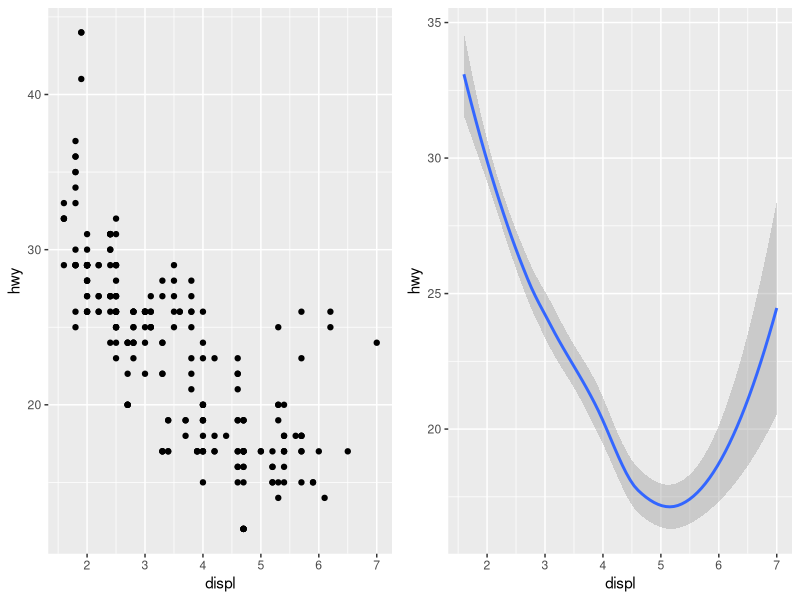
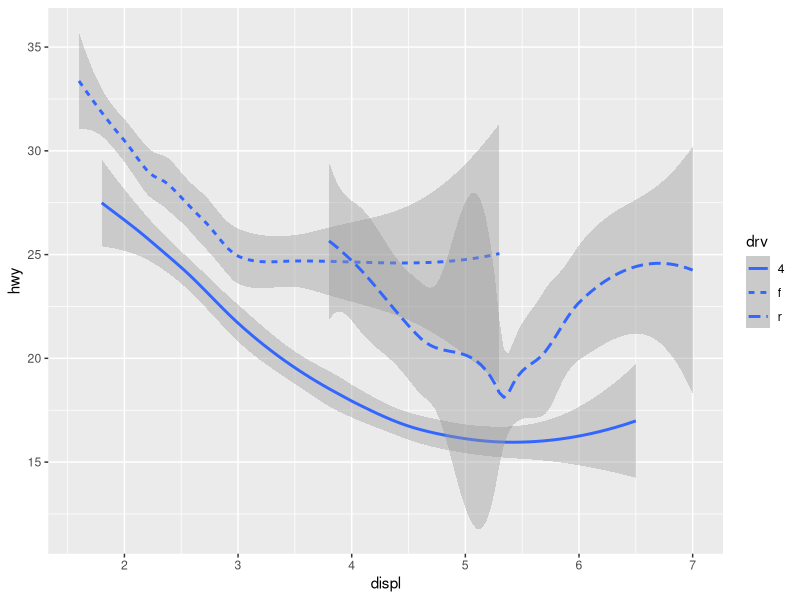
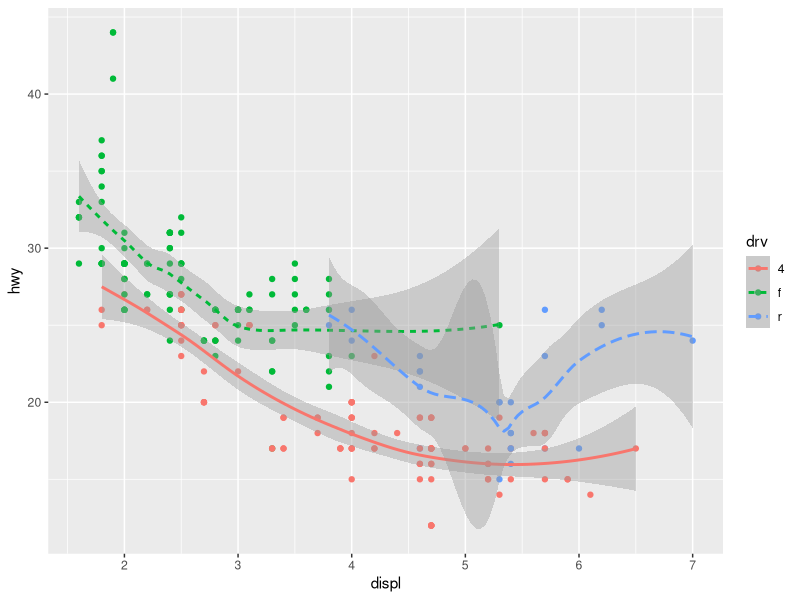
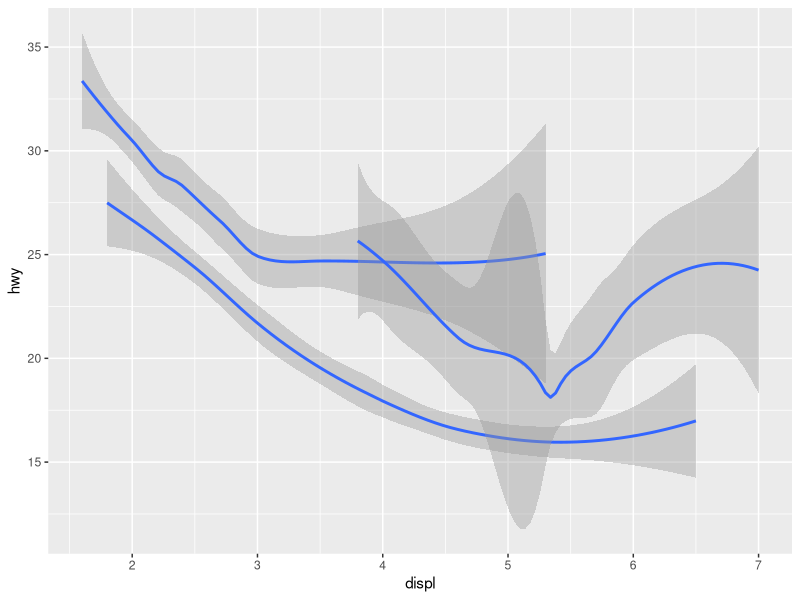
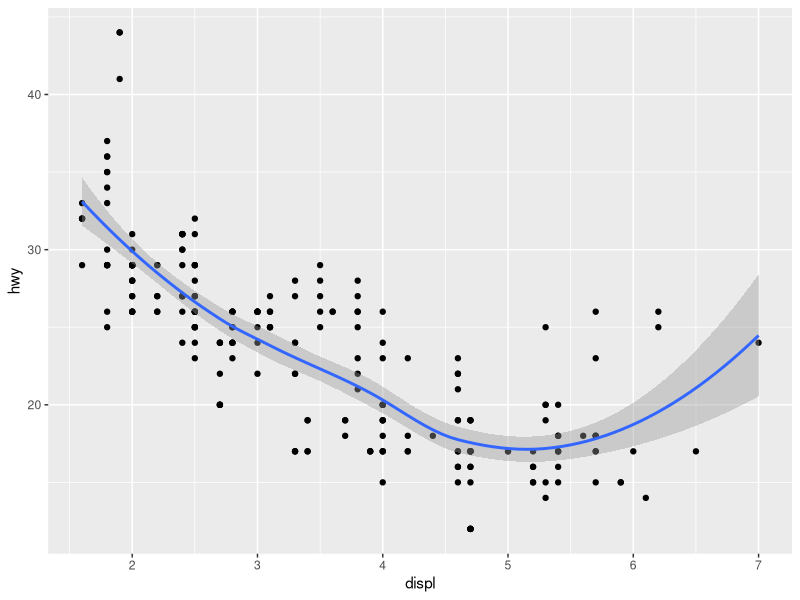
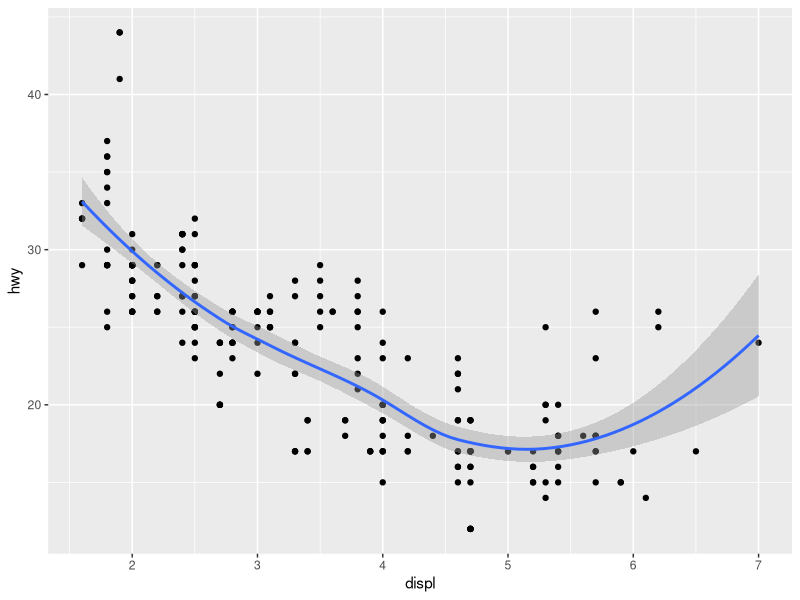
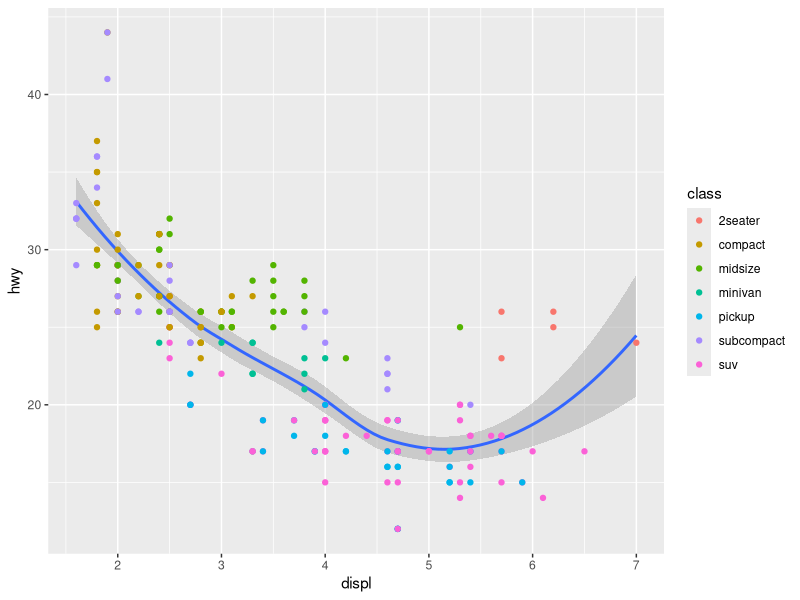
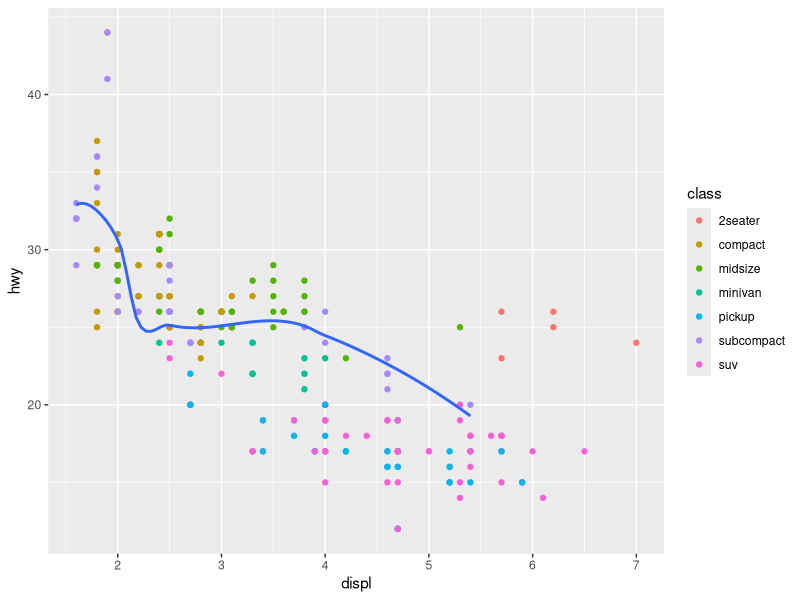

Source code (R) for these figures, in order: (Note: this script raises an error after producing the figures.)
## ---- chunk 1

knitr::opts_chunk$set(echo = TRUE, cache= TRUE, autodep = TRUE)
library(tidyverse)
library(gridExtra)
## ---- chunk 2
#par(mfcol=c(1:2))
plot1 <- ggplot(data = mpg) + 
  geom_point(mapping = aes(x = displ, y = hwy))

plot2 <- ggplot(data = mpg) + 
  geom_smooth(mapping = aes(x = displ, y = hwy))

grid.arrange(plot1, plot2, nrow=1, ncol=2)
## ---- chunk 3
ggplot(data = mpg) + 
  geom_smooth(mapping = aes(x = displ, y = hwy, linetype = drv))#linetype
## ---- chunk 4
ggplot(data = mpg) + 
  geom_point(mapping = aes(x = displ, y = hwy, color = drv)) + 
  geom_smooth(mapping = aes(x = displ, y = hwy, linetype = drv, color = drv))
## ---- chunk 5
ggplot(data = mpg) +
  geom_smooth(mapping = aes(x = displ, y = hwy, group = drv))#No legend as linestyle
## ---- chunk 6
ggplot(data = mpg) + 
  geom_point(mapping = aes(x = displ, y = hwy)) +
  geom_smooth(mapping = aes(x = displ, y = hwy))#introduces some duplication

ggplot(data = mpg, mapping = aes(x = displ, y = hwy)) + 
  geom_point() + 
  geom_smooth()
## ---- chunk 7
ggplot(data = mpg, mapping = aes(x=displ, y=hwy)) +
  geom_smooth() +
  geom_point(mapping = aes(color=class))
## ---- chunk 8
ggplot(data = mpg, mapping = aes(x = displ, y = hwy)) + 
  geom_point(mapping = aes(color = class)) + 
  geom_smooth(data = filter(mpg, class == "subcompact"), se = FALSE)
## ---- chunk 9
ggplot(data = diamonds) + 
  geom_bar(mapping = aes(x = cut))
#Many graphs, like scatterplots, plot the raw values of your dataset. Other graphs, like bar charts, calculate new values to plot
## ---- chunk 10
ggplot(data = diamonds) + 
  stat_count(mapping = aes(x = cut))
#This works because every geom has a default stat; and every stat has a default geom.
## ---- chunk 11
demo <- tribble(
  ~a,      ~b,
  "bar_1", 20,
  "bar_2", 30,
  "bar_3", 40
)

ggplot(data = demo) +
  geom_bar(mapping = aes(x = a, y = b), stat = "identity")
#This lets us map the height of the bars to the raw values of a y variable
## ---- chunk 12
ggplot(data = diamonds) + 
  geom_bar(mapping = aes(x = cut, y = ..prop.., group = 1))

## ---- chunk 13
ggplot(data = diamonds) + 
  stat_summary(
    mapping = aes(x = cut, y = depth),
    fun.ymin = min,
    fun.ymax = max,
    fun.y = median
  )
#ggplot2 provides over 20 stats for you to use. Each stat is a function
#?stat_bin
## ---- chunk 14
pl1 <- ggplot(data = diamonds) + 
  geom_bar(mapping = aes(x = cut, colour = cut))
pl2 <- ggplot(data = diamonds) + 
  geom_bar(mapping = aes(x = cut, fill = cut))
grid.arrange(pl1,pl2,nrow=1,ncol=2)
## ---- chunk 15
ql1 <- ggplot(data = diamonds) + 
  geom_bar(mapping = aes(x = cut, fill = clarity))

ql2 <- ggplot(data = diamonds) + 
  geom_bar(mapping = aes(x = cut, fill = clarity), position = "identity")

grid.arrange(ql1,ql2,nrow=1,ncol=2)
#position = "identity" will place each object exactly where it falls in the context of the graph. This is not very useful for bars, because it overlaps them.
## ---- chunk 16
ll1 <- ggplot(data = diamonds, mapping = aes(x = cut, fill = clarity)) + 
  geom_bar(alpha = 1/5, position = "identity")
ll2 <- ggplot(data = diamonds, mapping = aes(x = cut, colour = clarity)) + 
  geom_bar(fill = NA, position = "identity")

grid.arrange(ll1,ll2,nrow=1,ncol=2)
## ---- chunk 17
al1 <- ggplot(data=diamonds) +
  geom_bar(mapping = aes(x=cut,fill=clarity),position = "fill")
al2 <- ggplot(data=diamonds) + 
  geom_bar(mapping = aes(x=cut,fill=clarity),position = "dodge")
grid.arrange(al1,al2,nrow=1,ncol=2)
## ---- chunk 18
bl1 <- ggplot(data = mpg) + 
  geom_point(mapping = aes(x = displ, y = hwy))
bl2 <- ggplot(data = mpg) + 
  geom_point(mapping = aes(x = displ, y = hwy), position = "jitter")
grid.arrange(bl1,bl2,nrow=1,ncol=2)
## ---- chunk 19
cl1 <- ggplot(data = mpg, mapping = aes(x = class, y = hwy)) + 
  geom_boxplot(mapping = aes(fill=class),alpha=3/5)
cl2 <- ggplot(data = mpg, mapping = aes(x = class, y = hwy)) + 
  geom_boxplot() +
  coord_flip()
grid.arrange(cl1,cl2,nrow=1,ncol=2)
## ---- chunk 20
bar <- ggplot(data = diamonds) + 
  geom_bar(
    mapping = aes(x = cut, fill = cut), 
    show.legend = FALSE,
    width = 1
  ) + 
  theme(aspect.ratio = 1) +
  labs(x = NULL, y = NULL)

bar1 <- bar + coord_flip()
bar2 <- bar + coord_polar()

grid.arrange(bar1,bar2,nrow=1,ncol=2)
## ---- chunk 21
ggplot(data = mpg, mapping = aes(x = displ, y = hwy, color = drv)) + 
  geom_point() + 
  geom_smooth(se = FALSE)
## ---- chunk 22
#logical. Should this layer be included in the legends? NA, the default, includes if any aesthetics are mapped. FALSE never includes, and TRUE always includes.
Q1 <- ggplot(data = mpg, mapping = aes(x = displ, y = hwy)) + 
  geom_point(mapping = aes(color=class),show.legend = FALSE) + 
  geom_smooth()
Q2 <- ggplot(data = mpg, mapping = aes(x = displ, y = hwy)) + 
  geom_point(mapping = aes(color=class)) + 
  geom_smooth()
grid.arrange(Q1,Q2,nrow=1,ncol=2)
## ---- chunk 23
p1 <- ggplot(data = mpg, mapping = aes(x = displ, y = hwy)) + 
  geom_point() + 
  geom_smooth()

p2 <- ggplot() + 
  geom_point(data = mpg, mapping = aes(x = displ, y = hwy)) + 
  geom_smooth(data = mpg, mapping = aes(x = displ, y = hwy))  

grid.arrange(p1,p2,nrow=1,ncol=2)
## ---- chunk 24
pll1 <- ggplot(data = mpg, mapping = aes(x = displ, y = hwy)) + 
  geom_point() + 
  geom_smooth(se=FALSE)
pll2 <- ggplot(data = mpg, mapping = aes(x = displ, y = hwy)) + 
  geom_smooth(mapping = aes(group=drv),se=FALSE) + 
  geom_point() 
pll3 <- ggplot(data = mpg, mapping = aes(x = displ, y = hwy,color=drv)) + 
  geom_smooth(mapping = aes(group=drv),se=FALSE) + 
  geom_point() 
pll4 <- ggplot(data = mpg, mapping = aes(x = displ, y = hwy)) + 
  geom_point(mapping=aes(color=drv)) + 
  geom_smooth(se=FALSE) 
pll5 <- ggplot(data = mpg, mapping = aes(x = displ, y = hwy)) + 
  geom_point(mapping=aes(color=drv)) + 
  geom_smooth(mapping=aes(linetype=drv),se=FALSE)
pll6 <- ggplot(data = mpg, mapping = aes(x = displ, y = hwy, fill=drv)) + 
  geom_point(shape=21,color="white") #the point is letting shape and color go outside of aes()

grid.arrange(pll1,pll2,pll3,pll4,pll5,pll6,nrow=3,ncol=2)
## ---- chunk 25
aa1 <- ggplot(data=diamonds) +
  geom_col(mapping = aes(x=cut,y=depth))

aa2 <- ggplot(data=diamonds) +
  geom_bar(mapping = aes(x=cut))

grid.arrange(aa1,aa2,nrow=1,ncol=2)
?geom_boxplot
#geom_bar uses stat_count by default: it counts the number of cases at each x position. geom_col uses stat_identity: it leaves the data as is.
## ---- chunk 26
?stat_smooth
#It use predict to compute the standard errors
#'se' is applied to control its behaviour 
## ---- chunk 27
a11 <- ggplot(data = diamonds) + 
  geom_bar(mapping = aes(x = cut, y = ..prop..))
a22 <- ggplot(data = diamonds) + 
  geom_bar(mapping = aes(x = cut, fill = color, y = ..prop..), show.legend = FALSE)
a33 <- ggplot(data = diamonds) + 
  geom_bar(mapping = aes(x = cut, y = ..prop..,group=1))

grid.arrange(a11,a22,a33,nrow=1,ncol=3)

## ---- chunk 28
b11 <- ggplot(data = mpg, mapping = aes(x = cty, y = hwy)) + 
  geom_point()
b22 <- ggplot(data = mpg, mapping = aes(x = cty, y = hwy)) + 
  geom_point(position = "jitter")
grid.arrange(b11,b22,nrow=1,ncol=2)

#The problem is many points overlapping each other, which is known as 'overplotting'; I can avoid this gridding by setting the position adjustment to “jitter”.
## ---- chunk 29
#width and height
b22 <- ggplot(data = mpg, mapping = aes(x = cty, y = hwy)) + 
  geom_jitter()
b23 <- ggplot(data = mpg, mapping = aes(x = cty, y = hwy)) + 
  geom_jitter(width = 2,height = 2)

grid.arrange(b22,b23,nrow=1,ncol=2)
## ---- chunk 30
a23 <- ggplot(data = mpg, mapping = aes(x = cty, y = hwy)) + 
  geom_jitter(width = 2,height = 2)
a24 <- ggplot(data = mpg, mapping = aes(x = cty, y = hwy)) + 
  geom_count(show.legend = FALSE)

grid.arrange(a23,a24,nrow=1,ncol=2)
## ---- chunk 31
ggplot(data = mpg, mapping = aes(x = cty, y = hwy,color=class)) + 
  geom_boxplot()
#it relys on the value of x-axies
## ---- chunk 32
a39_1 <- ggplot(data = diamonds) + geom_bar(mapping = aes(x = cut, fill = clarity))

a39_2 <- ggplot(data = diamonds) + geom_bar(mapping = aes(x = cut, fill = clarity)) + coord_polar()

grid.arrange(a39_1,a39_2,nrow=1,ncol=2)
## ---- chunk 33
?labs
#Modify axis, legend, and plot labels
## ---- chunk 34
nz <- map_data("nz")

a <- ggplot(nz, aes(long, lat, group = group)) +
  geom_polygon(fill = "white", colour = "black") +
  coord_quickmap()

b <- ggplot(nz, aes(long, lat, group = group)) +
  geom_polygon(fill = "white", colour = "black") +
  coord_map()

grid.arrange(a,b,nrow=1,ncol=2)
#?coord_quikemap: coord_map projects a portion of the earth, which is approximately spherical, onto a flat 2D plane using any projection defined by the mapproj package. Map projections do not, in general, preserve straight lines, so this requires considerable computation. coord_quickmap is a quick approximation that does preserve straight lines. It works best for smaller areas closer to the equator.
## ---- chunk 35
ggplot(data = mpg, mapping = aes(x = cty, y = hwy)) +#positive correlation
  geom_point() + 
  geom_abline() +#plot the straight line
  coord_fixed()#it make the size of x-axis and y-axis fixed, and the positive relationships are more obviously
